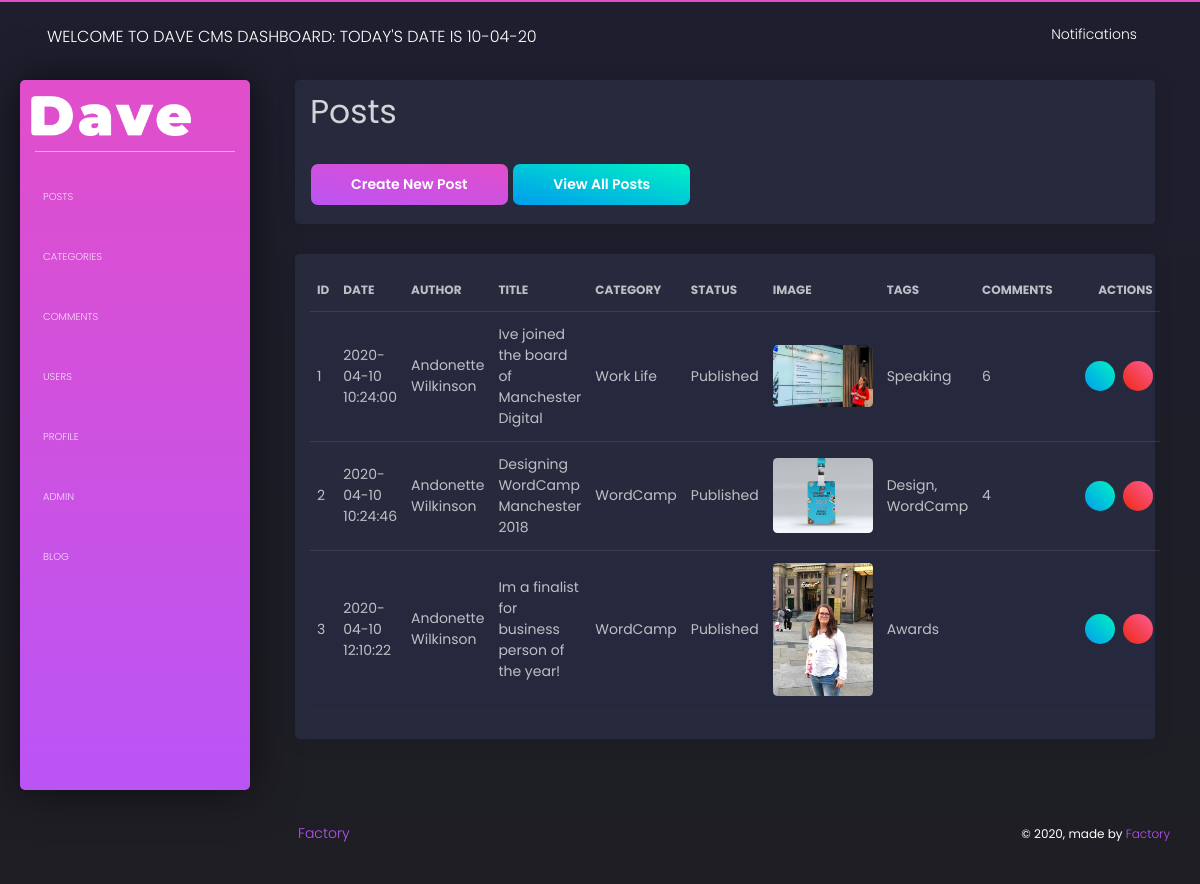
The page /admin/admin-posts.php on the database its author committed.
### tables this page shows
CREATE TABLE `posts` (
  `post_id` int(11) unsigned NOT NULL AUTO_INCREMENT,
  `post_title` varchar(255) DEFAULT NULL,
  `post_date` text,
  `post_category_id` int(11) DEFAULT NULL,
  `post_author` varchar(255) DEFAULT NULL,
  `post_image` text,
  `post_content` text,
  `post_author_image` text,
  `post_tags` varchar(255) DEFAULT NULL,
  `post_comment_count` int(11) DEFAULT NULL,
  `post_status` varchar(355) DEFAULT 'Draft',
  PRIMARY KEY (`post_id`)
);

CREATE TABLE `categories` (
  `cat_id` int(11) unsigned NOT NULL AUTO_INCREMENT,
  `cat_title` varchar(255) DEFAULT NULL,
  PRIMARY KEY (`cat_id`)
);

### admin/admin-functions.php (the view, shortened to what this page needs)
<?php
function display_posts()
{
    global $connection;
    $query = "SELECT * FROM posts";
    $display_all_posts = mysqli_query($connection, $query);
    while ($row = mysqli_fetch_assoc($display_all_posts)) {
        $post_id = $row['post_id'];
        $post_title = $row['post_title'];
        $post_date = $row['post_date'];
        $post_author = $row['post_author'];
        $post_category_id = $row['post_category_id'];
        $post_status = $row['post_status'];
        $post_tags = $row['post_tags'];
        $post_image = $row['post_image'];
        $post_comment_count = $row['post_comment_count'];
        echo '<tr>';
        echo "<td>{$post_id}</td>";
        echo "<td>{$post_date}</td>";
        echo "<td>{$post_author}</td>";
        echo "<td>{$post_title}</td>";
        $query = "SELECT * FROM categories WHERE cat_id = " . $post_category_id;
        $show_cat_name = mysqli_query($connection, $query);
        while ($row = mysqli_fetch_assoc($show_cat_name)) {
            $cat_title = $row['cat_title'];
        }
        echo "<td>{$cat_title}</td>";
        echo "<td>{$post_status}</td>";
        echo "<td><img class='img-fluid' src='../images/{$post_image}' alt='' style='max-width:100px;'/></td>";
        echo "<td>{$post_tags}</td>";
        echo "<td>{$post_comment_count}</td>";
        echo '<td class="text-right" style="min-width: 100px;">';
        echo '<a href ="admin-posts.php?source=update_post&p_id=' . $post_id . '"
            class="btn btn-success btn-sm btn-round btn-icon mr-2">
            <i class="fal fa-edit pt-2"></i></a>';
        echo '<a href ="admin-posts.php?delete=' . $post_id . '"
            class="btn btn-danger btn-sm btn-round btn-icon">
            <i class="fal fa-trash-alt pt-2"></i></a>';
        echo '</td>';
        echo '</tr>';
    }
}
function switch_post_content()
{
    if (isset($_GET['source'])) {
        $set_source = $_GET['source'];
    } else {
        $set_source = '';
    }
    switch ($set_source) {
        default:
            include 'includes/posts/view-posts.php';
            break;
    }
}

### rows shown on the page
posts: post_id "1", post_date "2020-04-10 10:24:00", post_author "Andonette Wilkinson", post_title "Ive joined the board of Manchester Digital", categories.cat_title "Work Life", post_status "Published", post_image (picture), post_tags "Speaking", post_comment_count "6"
posts: post_id "2", post_date "2020-04-10 10:24:46", post_author "Andonette Wilkinson", post_title "Designing WordCamp Manchester 2018", categories.cat_title "WordCamp", post_status "Published", post_image (picture), post_tags "Design, WordCamp", post_comment_count "4"
posts: post_id "3", post_date "2020-04-10 12:10:22", post_author "Andonette Wilkinson", post_title "Im a finalist for business person of the year!", categories.cat_title "WordCamp", post_status "Published", post_image (picture), post_tags "Awards"
